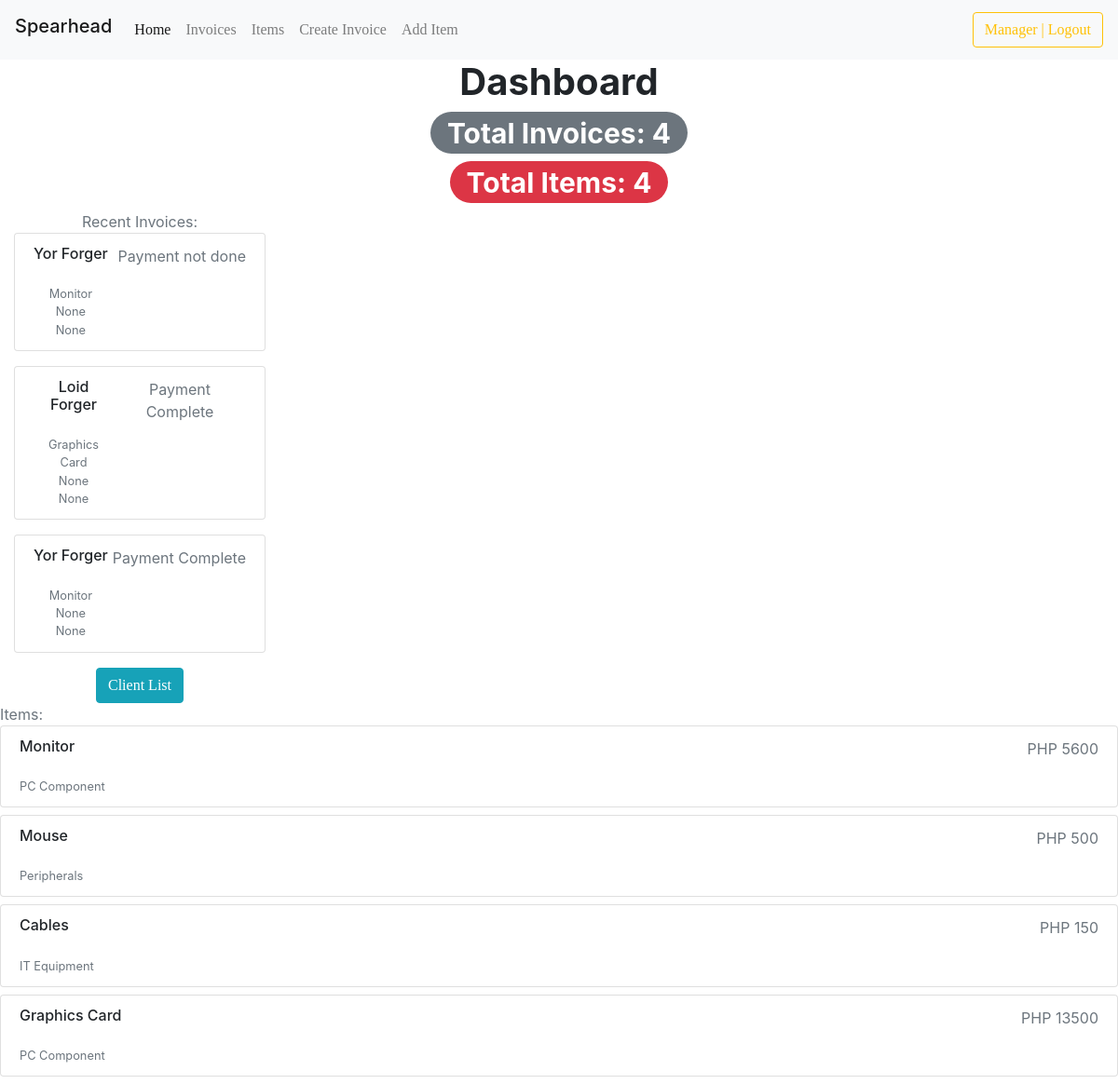
/ (signed in), run on the app's committed database.
### invoicemgmt/models.py (models this page shows, shortened)
class Invoice(models.Model):
    comments = models.TextField(max_length=3000, default='', blank=True, null=True)
    invoice_number = models.IntegerField('Invoice Number:', blank=True, null=True)
    invoice_date = models.DateField('Date (YYYY-MM-DD):', auto_now_add=False, auto_now=False, blank=True, null=True)
    invoice_date_created = models.DateTimeField('Date Created:',auto_now_add=True, null=True)
    name = models.CharField('Client Name:', max_length=120, default='', blank=True, null=True)
    company_name = models.CharField('Company Name:', max_length=50, default='', blank=True, null=True)
    line_one = models.CharField('Item 1:', max_length=120, default='', blank=True, null=True)
    line_one_quantity = models.IntegerField('Quantity:', default=0, blank=True, null=True)
    line_one_unit_price = models.IntegerField('Price per Unit:', default=0, blank=True, null=True)
    line_one_total_price = models.IntegerField('Total (PHP):', default=0, blank=True, null=True)
    line_two = models.CharField('Item 2:', max_length=120, default='', blank=True, null=True)
    line_two_quantity = models.IntegerField('Quantity:', default=0, blank=True, null=True)
    line_two_unit_price = models.IntegerField('Price per Unit:', default=0, blank=True, null=True)
    line_two_total_price = models.IntegerField('Total (PHP):', default=0, blank=True, null=True)
    line_three = models.CharField('Item 3:', max_length=120, default='', blank=True, null=True)
    line_three_quantity = models.IntegerField('Quantity:', default=0, blank=True, null=True)
    line_three_unit_price = models.IntegerField('Price per Unit:', default=0, blank=True, null=True)
    line_three_total_price = models.IntegerField('Total (PHP):', default=0, blank=True, null=True)
    phone_number = models.CharField('Phone Number:', max_length=120, default='', blank=True, null=True)
    total = models.IntegerField(default='0', blank=True, null=True)
    balance = models.IntegerField(default='0', blank=True, null=True)
    timestamp = models.DateTimeField(auto_now_add=True, auto_now=False)
    last_updated = models.DateTimeField(auto_now_add=False, auto_now=True, blank=True)
    paid_choice = (
        ('Payment Complete', 'Payment Complete'),
        ('Payment not done', 'Payment not done'),
    )
    paid = models.CharField(max_length=50, default='', blank=True, null=True, choices=paid_choice)
    invoice_type_choice = (
        ('Receipt', 'Receipt'),
        ('Invoice', 'Invoice'),
    )
    invoice_type = models.CharField(max_length=50, default='', blank=True, null=True, choices=invoice_type_choice)

### invmgmt/models.py (models this page shows, shortened)
class Stock(models.Model):
	category = models.CharField("Category:", max_length=50, default='', blank=True, null=True)
	item_name = models.CharField("Item Name:", max_length=50, blank=True, null=True)
	quantity = models.IntegerField("Quantity:", default='0', blank=True, null=True)
	set_price = models.CharField ("Pricing:", max_length=50, default='', blank=True, null=True)
	receive_quantity = models.IntegerField(default='0', blank=True, null=True)
	receive_by = models.CharField(max_length=50, blank=True, null=True)
	issue_quantity = models.IntegerField(default='0', blank=True, null=True)
	issue_by = models.CharField(max_length=50, blank=True, null=True)
	issue_to = models.CharField(max_length=50, blank=True, null=True)
	phone_number = models.CharField(max_length=50, blank=True, null=True)
	created_by = models.CharField(max_length=50, blank=True, null=True)

### invoicemgmt/views.py (the view)
# urls.py: 2. Add a URL to urlpatterns:  path('', views.home, name='home')
@login_required
def home(request):
	title = 'Home'
	total_invoices = Invoice.objects.count()
	total_stocks = Stock.objects.count()
	queryset1 = Stock.objects.order_by('-set_price')[:4]
	queryset = Invoice.objects.order_by('-invoice_date_created')[:3]
	context = {
	"title": title,
	"total_invoices": total_invoices,
	"total_stocks": total_stocks,
	"queryset": queryset,
	"queryset1": queryset1,
	}
	return render(request, "home.html",context)

### templates/home.html (shortened to what this page needs)
{% load static %}
{% include 'navbar.html' %}
<head>
    <link rel="stylesheet" type="text/css" href="https://stackpath.bootstrapcdn.com/bootstrap/4.5.2/css/bootstrap.min.css">
    <link rel="stylesheet" href="https://cdn.jsdelivr.net/npm/bootstrap@4.0.0/dist/css/bootstrap.min.css">
	<link href="{% static 'css/stylesheet.css' %}" rel="stylesheet">
</head>
<h1 align="center" ><b>Dashboard</b></h1>
<div class="container">
    <h1 align="center"><span class="badge badge-secondary badge-pill">Total Invoices: {{total_invoices}}</span></h1>
    <h1 align="center"><span class="badge badge-danger badge-pill" >Total Items: {{total_stocks}}</span></h1>
</div>
<div class="MyForm">
<div class="col-sm-3" align="center">
	<div>
	  <div>
	    <span class="text-muted">Recent Invoices:</span>
	  </div>
	  {% for instance in queryset %}
	  <ul class="list-group mb-3">
	    <li class="list-group-item d-flex justify-content-between lh-condensed">
	      <div>
	        <h6 class="my-0">{{instance.name}}</h6><br>
              <small class="text-muted">{{instance.line_one}}</small><br>
              <small class="text-muted">{{instance.line_two}}</small><br>
	        <small class="text-muted">{{instance.line_three}}</small><br>
	      </div>
	        <div class="text-muted">{{instance.paid}}</div>
	    </li>
	  </ul>
	  {% endfor %}
    <a href="{% url 'list_client' %}"><button class="btn btn-info">Client List</button></a>
	</div>
</div>
<div>
	<div>
	  <div>
	    <span class="text-muted">Items:</span>
	  </div>
	  {% for instance in queryset1 %}
	  <ul class="list-group mb-2">
	    <li class="list-group-item d-flex justify-content-between lh-condensed">
	      <div>
	        <h6 class="my-0">{{instance.item_name}}</h6><br>
	        <small class="text-muted">{{instance.category}}</small><br>
	      </div>
	      <div class="text-muted">PHP {{instance.set_price}}</div>
	    </li>
	  </ul>
	  {% endfor %}
	</div>
</div>
</div>

### templates/navbar.html (shortened to what this page needs)
<nav class="navbar navbar-expand-lg navbar-light bg-light">
  <h1 class="navbar-brand" href="#">Spearhead</h1>
  <div class="collapse navbar-collapse" id="navbarSupportedContent">
    <ul class="navbar-nav mr-auto">
      <li class="nav-item active">
        <a class="nav-link" href="/">Home <span class="sr-only">(current)</span></a>
      </li>
      <li class="nav-item">
        <a class="nav-link" href="/list_invoice">Invoices</a>
      </li>
        <li class="nav-item">
        <a class="nav-link" href="/list_stock">Items</a>
      </li>
        <li class="nav-item">
        <a class="nav-link" href="/create_invoice">Create Invoice</a>
      </li>
        <li class="nav-item">
        <a class="nav-link" href="/add_item">Add Item</a>
      </li>
    </ul>
    {% if request.user.is_authenticated %}
        <a href="/accounts/logout"><button class="btn btn-outline-warning" type="submit">{{ user }} | Logout</button></a>
{% else %}
 <a href="/accounts/login"><button class="btn btn-danger">Login</button></a>
{% endif %}
  </div>
</nav>

### invoicemgmt/static/css/stylesheet.css (style rules this page uses)
ul { list-style-type: none; margin: 0; padding: 0; }
a { text-decoration: none; color: white; display: inline; list-style-type: none; font-family: "Lucida Console"; text-align: center; }

### data on the page
Invoice: name "Yor Forger", line_one "Monitor", line_two "None", line_three "None", paid "Payment not done"
Invoice: name "Loid Forger", line_one "Graphics Card", line_two "None", line_three "None", paid "Payment Complete"
Invoice: name "Yor Forger", line_one "Monitor", line_two "None", line_three "None", paid "Payment Complete"
Stock: item_name "Monitor", category "PC Component", set_price "5600"
Stock: item_name "Mouse", category "Peripherals", set_price "500"
Stock: item_name "Cables", category "IT Equipment", set_price "150"
Stock: item_name "Graphics Card", category "PC Component", set_price "13500"

### other printed values
{{ user }} "Manager"
{{ total_invoices }} "4"
{{ total_stocks }} "4"
